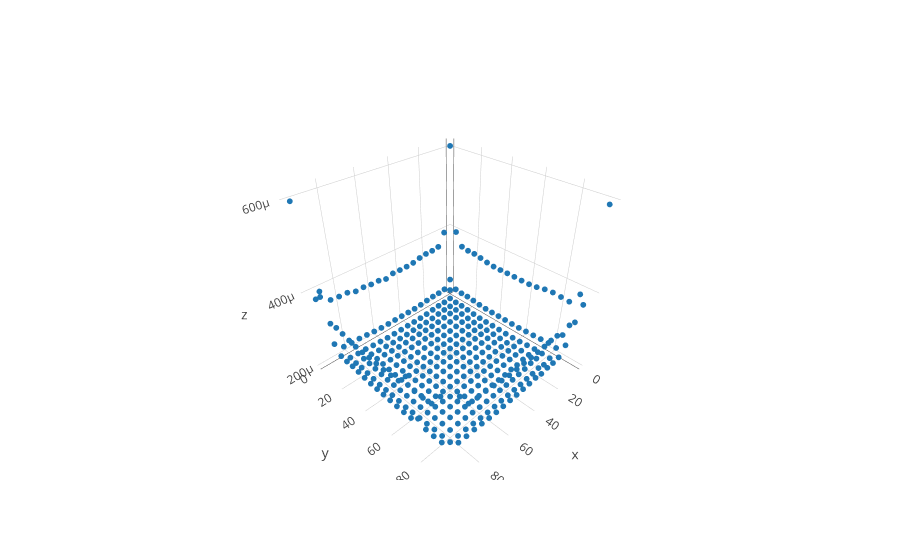

The cell this chart's notebook holds for it:
### Code cell
iplot([go.Scatter3d(x = X[:,0], y = X[:,1], z=np.exp(inf_svi.q_S), mode = 'markers', marker=dict(size = 2,), name = "svi variances")])

### Figure 1 — Plotly figure (JSON) as saved in the notebook; plotly's stock layout.template omitted (floating-point values rounded to 4 significant figures; data arrays with more than 128 entries replaced by an {"elided": "..."} marker saying what was removed)
{"data": [{"marker": {"size": 2}, "mode": "markers", "name": "svi variances", "type": "scatter3d", "x": {"elided": "400 int values"}, "y": {"elided": "400 int values"}, "z": {"elided": "400 float values"}}], "layout": {}}
